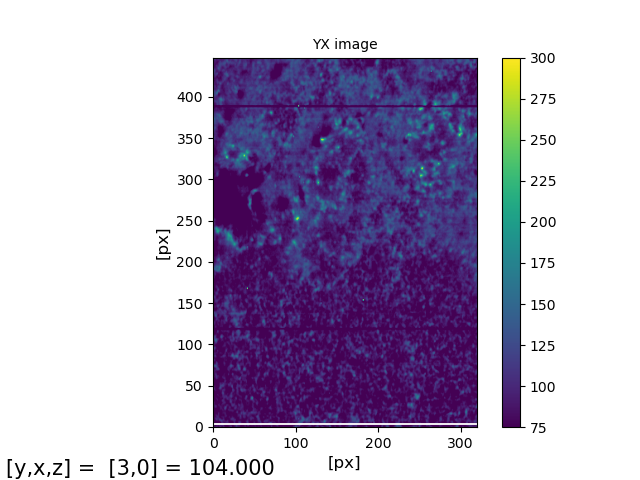
#> input picture auto_tvg_0003y_0000x.png, 640 x 480 px
$ python flannalign.py --image auto_tvg_0003y_0000x.png --template unet0.png
#> lines starting #> are read from the running program, lines starting #| are printed output that depends on the picture
#> further down, image is the input picture: shape (480, 640, 3); mean B, G, R 202.3, 178.8, 188.4
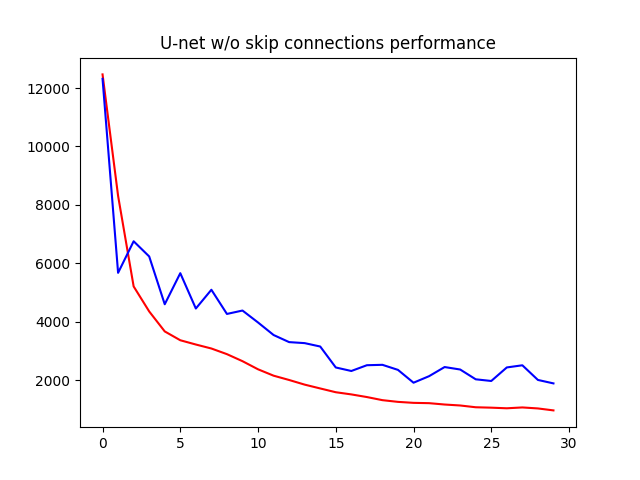
#> input picture unet0.png, 640 x 480 px
#> further down, template is the input picture: shape (480, 640, 3); mean B, G, R 250.4, 249, 250.1
import numpy as np
import imutils
import cv2

#aligning function
def align_images(image, template, maxFeatures=500, keepPercent=0.2,debug=False):
    # convert to greyscale
#> called with maxFeatures = 100, keepPercent = 0.1, debug = True
    imageGray = cv2.cvtColor(image, cv2.COLOR_BGR2GRAY)
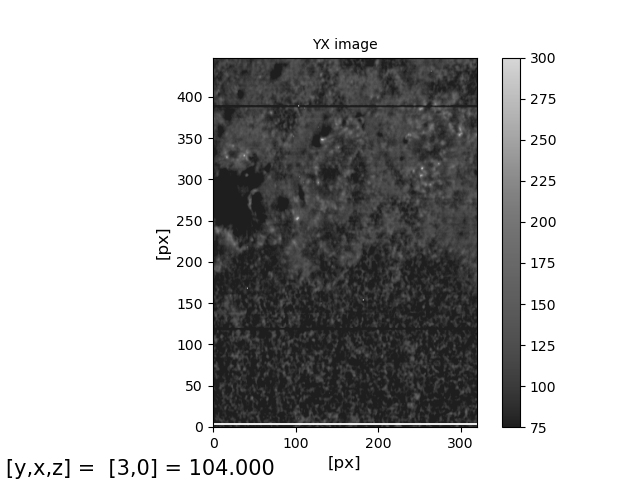
#> imageGray: shape (480, 640); min 0, max 255, mean 184.3
    templateGray = cv2.cvtColor(template, cv2.COLOR_BGR2GRAY)

    blurredImage = blur(imageGray)
#> in blur, `dst = cv2.GaussianBlur(image, (25, 25), cv2.BORDER_DEFAULT)`:
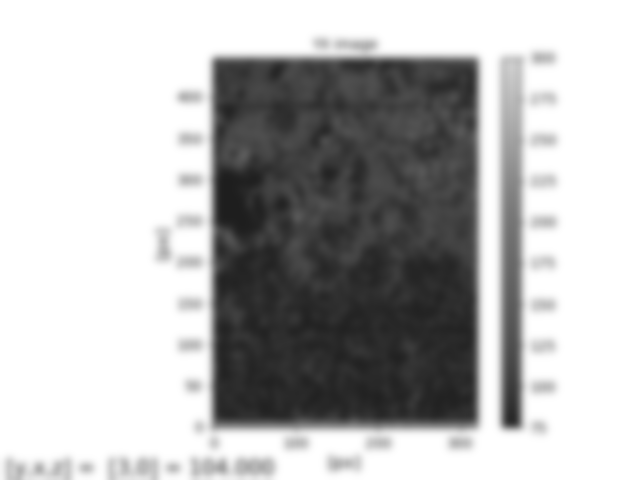
#> dst: shape (480, 640); min 30, max 255, mean 184.3
    blurredTemplate = blur(templateGray)
#> in blur (call 2), `dst = cv2.GaussianBlur(image, (25, 25), cv2.BORDER_DEFAULT)`:
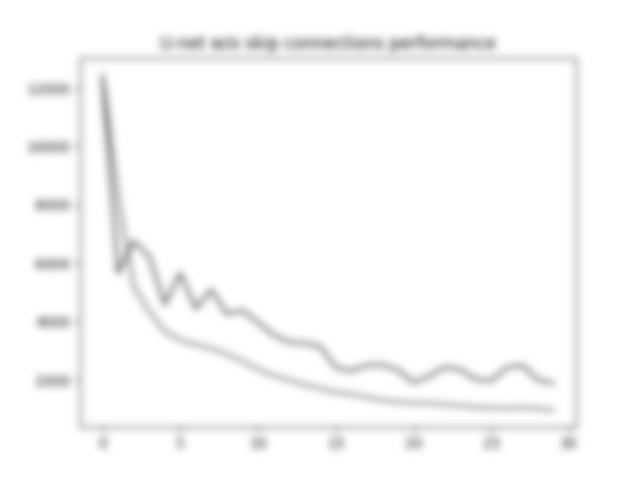
#> dst: shape (480, 640); min 172, max 255, mean 249.5
    print("blurred images")

    #trying SIFT
    sift = cv2.SIFT_create()
    kpsA, descsA = sift.detectAndCompute(blurredImage,None)
#> kpsA = 77 keypoints; strongest (x, y, size): (344, 242, 205.4), (511, 415, 16.3), (257, 379, 68.6), (454, 81, 35.3)
    kpsB, descsB = sift.detectAndCompute(blurredTemplate,None)
#> kpsB = 70 keypoints; strongest (x, y, size): (46, 322, 11.9), (44, 205, 12.1), (569, 443, 9.6), (194, 43, 10.8)


    # match the features using flann matcher
    FLANN_INDEX_KDTREE = 1
    index_params = dict(algorithm = FLANN_INDEX_KDTREE, trees = 5)
    search_params = dict(checks=50)

    flann = cv2.FlannBasedMatcher(index_params,search_params)
    matches = flann.knnMatch(descsA, descsB, k=2)
#> matches = 77 matches

    #sorting out good matches
    matchesMask = [[0,0] for i in range(len(matches))]
#> matchesMask = 77 pairs, first value 0 to 0, second value 0 to 0
    for i,(m,n) in enumerate(matches):
        if m.distance < 0.7*n.distance:
            matchesMask[i]=[1,0]
#> this loop made 77 passes

    draw_params = dict(matchColor = (0,255,0),
                   singlePointColor = (255,0,0),
                   matchesMask = matchesMask,
                   flags = cv2.DrawMatchesFlags_DEFAULT)
#> draw_params = 4 items

    # check to see if we should visualize the matched keypoints
    if debug:
        matchedVis = cv2.drawMatchesKnn(blurredImage, kpsA, blurredTemplate, kpsB,
            matches, None, **draw_params)
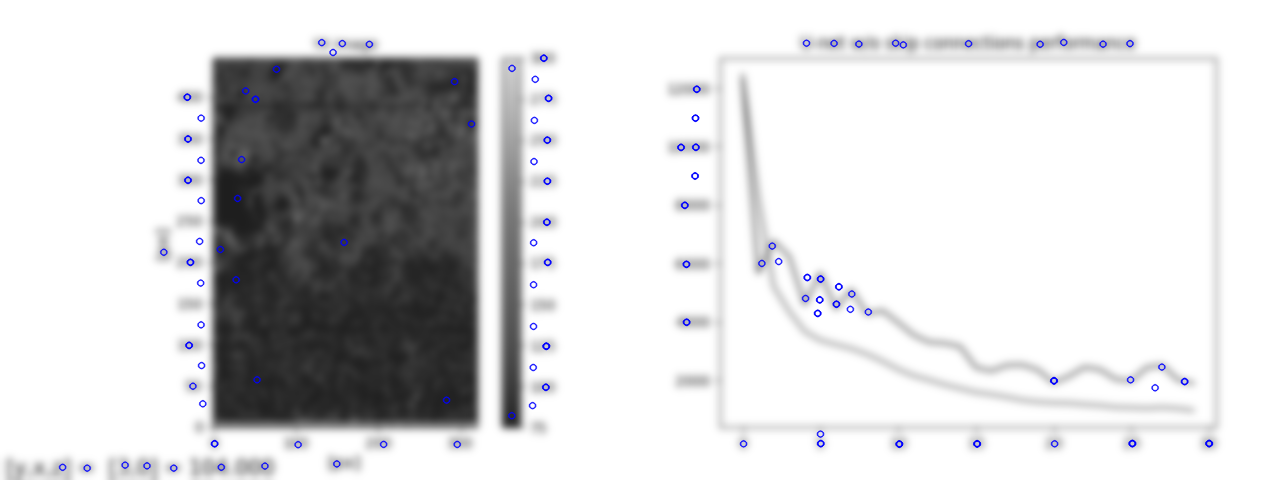
#> matchedVis: shape (480, 1280, 3); mean of channels 0, 1, 2 217.2, 216, 216; drawn as B, G, R
        matchedVis = imutils.resize(matchedVis, width=1000)
#> matchedVis: shape (375, 1000, 3)
        cv2.imshow("Matched Keypoints", matchedVis)
        cv2.waitKey(0)

    # allocate memory for the keypoints (x, y)-coordinates from the
    # top matches -- we'll use these coordinates to compute our
    # homography matrix
    ptsA = np.zeros((len(matches), 2), dtype="float")
#> ptsA = 77 pairs, first value 0 to 0, second value 0 to 0
    ptsB = np.zeros((len(matches), 2), dtype="float")
#> ptsB = 77 pairs, first value 0 to 0, second value 0 to 0
    # loop over the top matches
    for (i, m) in enumerate(matches):
        # indicate that the two keypoints in the respective images
        # map to each other
        ptsA[i] = kpsA[m.queryIdx].pt
        ptsB[i] = kpsB[m.trainIdx].pt
#> this loop made 1 pass
#> m on pass 1: 2 matches

    # compute the homography matrix between the two sets of matched
    # points
    #(H, mask) = cv2.findHomography(ptsA, ptsB, method=cv2.RANSAC)

    #converting to float32 for affine transformation
    ptsA = ptsA.astype(np.float32)
    ptsB = ptsB.astype(np.float32)
    tra = cv2.getAffineTransform(ptsA[:3], ptsB[:3])

    (h, w) = template.shape[:2]
    #aligned = cv2.warpPerspective(image, H, (w, h))
    aligned = cv2.warpAffine(image, tra, (w, h))

    # return the aligned image
    return aligned


#gaussian blur function
def blur(image):
    dst = cv2.GaussianBlur(image, (25, 25), cv2.BORDER_DEFAULT)
    return dst


#visualizing
import numpy as np
import argparse
import imutils
import cv2
# construct the argument parser and parse the arguments
ap = argparse.ArgumentParser()
ap.add_argument("-i", "--image", required=True,
	help="path to input image that we'll align to template")
ap.add_argument("-t", "--template", required=True,
	help="path to input template image")
args = vars(ap.parse_args())
print("[INFO] loading images...")
image = cv2.imread(args["image"])
template = cv2.imread(args["template"])
# align the images
print("[INFO] aligning images...")
#> (the run stopped early here; a loop or call above may not have finished)
